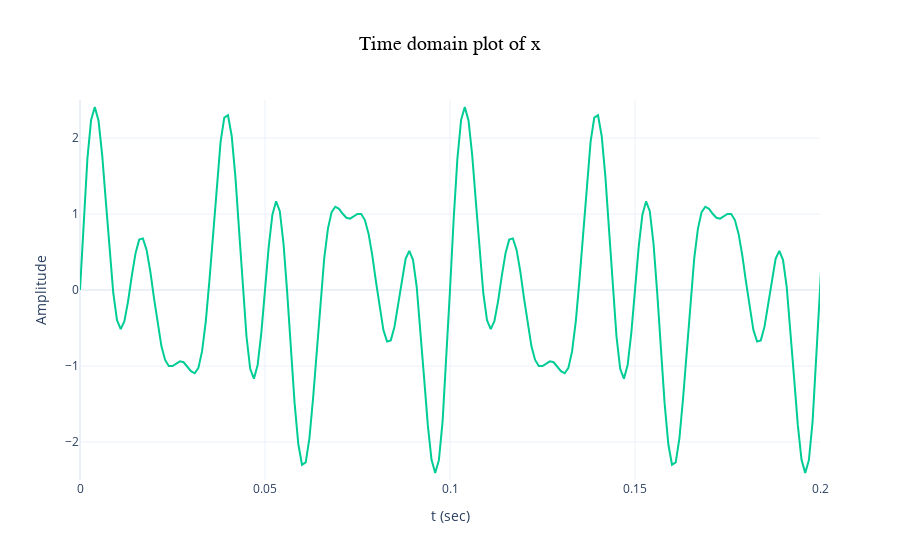
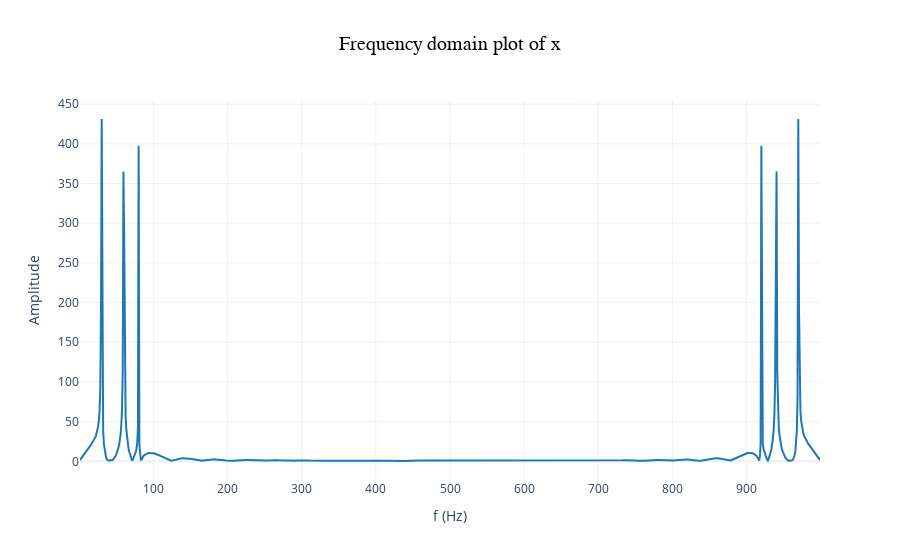
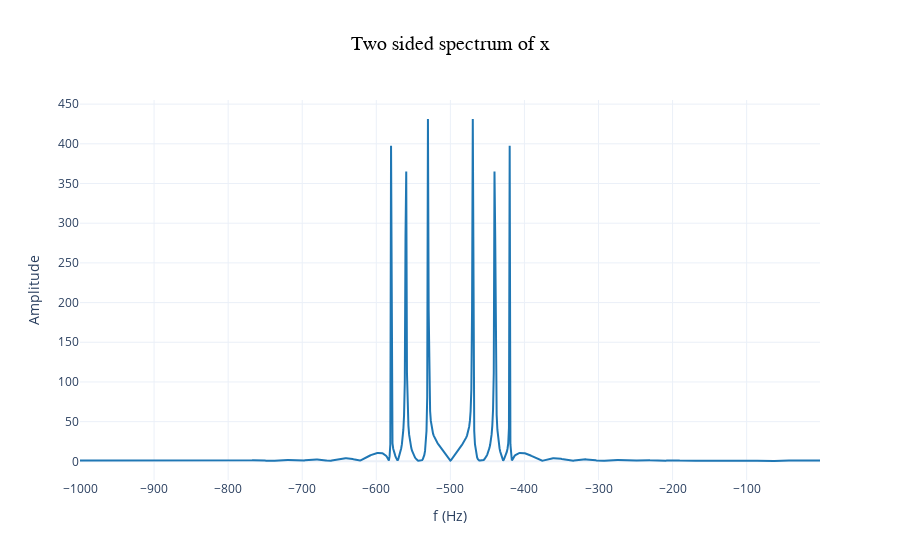
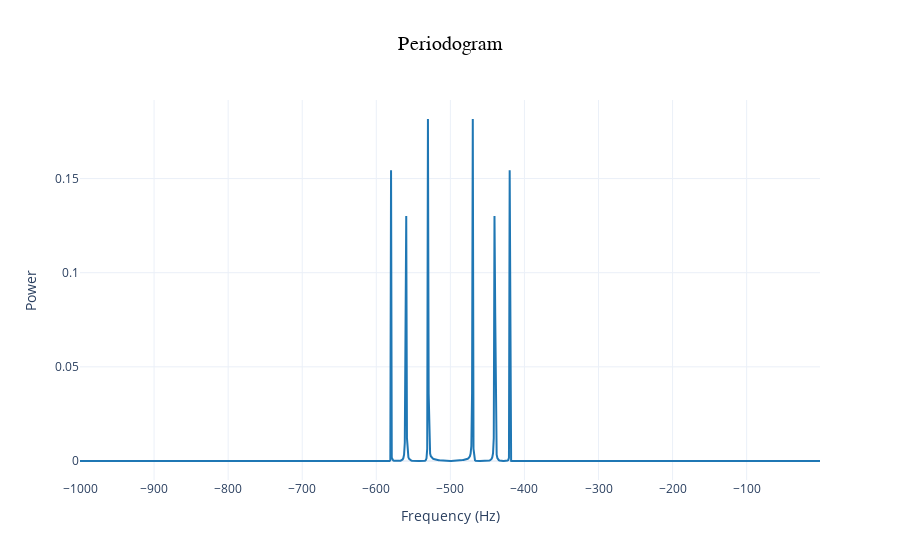

Here is the notebook cell these charts were saved with, in order:
### Markdown cell above
### Μέρος 3:  Εφαρμογή Α

### Code cell
# Part 1: Create the signal
Fs = 1000                        # Sampling frequency 1000 Hz
Ts = 1 / Fs                      # Sampling period
L = 1000                         # Length of signal (number of samples)
T = L * Ts                       # Duration of signal
t = np.arange(0, (L - 1) * Ts, Ts)  # Time vector

x = np.sin(2 * np.pi * 30 * t) \
    + 0.8 * np.sin(2 * np.pi * 80 * (t - 2)) \
    + np.sin(2 * np.pi * 60 * t)  # 60 Hz component

# Time domain plot of x
fig = go.Figure()
fig.add_trace(go.Scatter(x=t, y=x, mode='lines', line=dict(color='#00CC96')))
fig.update_layout(title='Time domain plot of x', title_x=0.5, title_font=dict(size=20, color='black', family="Arial, sans-serif"),
                  xaxis_title='t (sec)',
                  yaxis_title='Amplitude',
                  template='plotly_white',
                  xaxis=dict(range=[0, 0.2]),
                  yaxis=dict(range=[-2.5, 2.5]))
fig.show()


# Fourier transform
def nextpow2(i):
    n = 1
    while n < i:
        n *= 2
    return n

N = nextpow2(L)                 # Length of Fourier transform
Fo = Fs / N                     # Frequency resolution
f = np.arange(0, N) * Fo        # Frequency vector
X = np.fft.fft(x, N)            # Compute DFT for N points

# Frequency domain plot of x (positive frequencies)
fig = go.Figure()
fig.add_trace(go.Scatter(x=f[1:N], y=abs(X[1:N]), mode='lines', line=dict(color='#1F77B4')))
fig.update_layout(title='Frequency domain plot of x', title_x=0.5, title_font=dict(size=20, color='black', family="Arial, sans-serif"),
                  xaxis_title='f (Hz)',
                  yaxis_title='Amplitude',
                  template='plotly_white')
fig.show()

# Shift frequencies to center
f = f - Fs / 2
X = np.fft.fftshift(X)

# Two-sided spectrum of x
f_shifted = f - Fs/2
fig = go.Figure()
fig.add_trace(go.Scatter(x=f_shifted, y=abs(X), mode='lines', line=dict(color='#1F77B4')))
fig.update_layout(title='Two sided spectrum of x', title_x=0.5, title_font=dict(size=20, color='black', family="Arial, sans-serif"),
                  xaxis_title='f (Hz)',
                  yaxis_title='Amplitude',
                  template='plotly_white')
fig.show()

# Calculate power
power = np.multiply(X, np.conj(X)) / N / L

# Periodogram
fig = go.Figure()
fig.add_trace(go.Scatter(x=f_shifted, y=power.real, mode='lines', line=dict(color='#1F77B4')))  # Use .real here if necessary
fig.update_layout(title='Periodogram', title_x=0.5, title_font=dict(size=20, color='black', family="Arial, sans-serif"),
                  xaxis_title='Frequency (Hz)',
                  yaxis_title='Power',
                  template='plotly_white')
fig.show()

### Figure 1 — Plotly figure (JSON) as saved in the notebook; plotly's stock layout.template omitted (floating-point values rounded to 4 significant figures; data arrays with more than 128 entries replaced by an {"elided": "..."} marker saying what was removed)
{"data": [{"line": {"color": "#00CC96"}, "mode": "lines", "type": "scatter", "x": {"elided": "999 float values"}, "y": {"elided": "999 float values"}}], "layout": {"title": {"font": {"color": "black", "family": "Arial, sans-serif", "size": 20}, "text": "Time domain plot of x", "x": 0.5}, "xaxis": {"range": [0, 0.2], "title": {"text": "t (sec)"}}, "yaxis": {"range": [-2.5, 2.5], "title": {"text": "Amplitude"}}}}

### Figure 2 — Plotly figure (JSON) as saved in the notebook; plotly's stock layout.template omitted (floating-point values rounded to 4 significant figures; data arrays with more than 128 entries replaced by an {"elided": "..."} marker saying what was removed)
{"data": [{"line": {"color": "#1F77B4"}, "mode": "lines", "type": "scatter", "x": {"elided": "1023 float values"}, "y": {"elided": "1023 float values"}}], "layout": {"title": {"font": {"color": "black", "family": "Arial, sans-serif", "size": 20}, "text": "Frequency domain plot of x", "x": 0.5}, "xaxis": {"title": {"text": "f (Hz)"}}, "yaxis": {"title": {"text": "Amplitude"}}}}

### Figure 3 — Plotly figure (JSON) as saved in the notebook; plotly's stock layout.template omitted (floating-point values rounded to 4 significant figures; data arrays with more than 128 entries replaced by an {"elided": "..."} marker saying what was removed)
{"data": [{"line": {"color": "#1F77B4"}, "mode": "lines", "type": "scatter", "x": {"elided": "1024 float values"}, "y": {"elided": "1024 float values"}}], "layout": {"title": {"font": {"color": "black", "family": "Arial, sans-serif", "size": 20}, "text": "Two sided spectrum of x", "x": 0.5}, "xaxis": {"title": {"text": "f (Hz)"}}, "yaxis": {"title": {"text": "Amplitude"}}}}

### Figure 4 — Plotly figure (JSON) as saved in the notebook; plotly's stock layout.template omitted (floating-point values rounded to 4 significant figures; data arrays with more than 128 entries replaced by an {"elided": "..."} marker saying what was removed)
{"data": [{"line": {"color": "#1F77B4"}, "mode": "lines", "type": "scatter", "x": {"elided": "1024 float values"}, "y": {"elided": "1024 float values"}}], "layout": {"title": {"font": {"color": "black", "family": "Arial, sans-serif", "size": 20}, "text": "Periodogram", "x": 0.5}, "xaxis": {"title": {"text": "Frequency (Hz)"}}, "yaxis": {"title": {"text": "Power"}}}}
